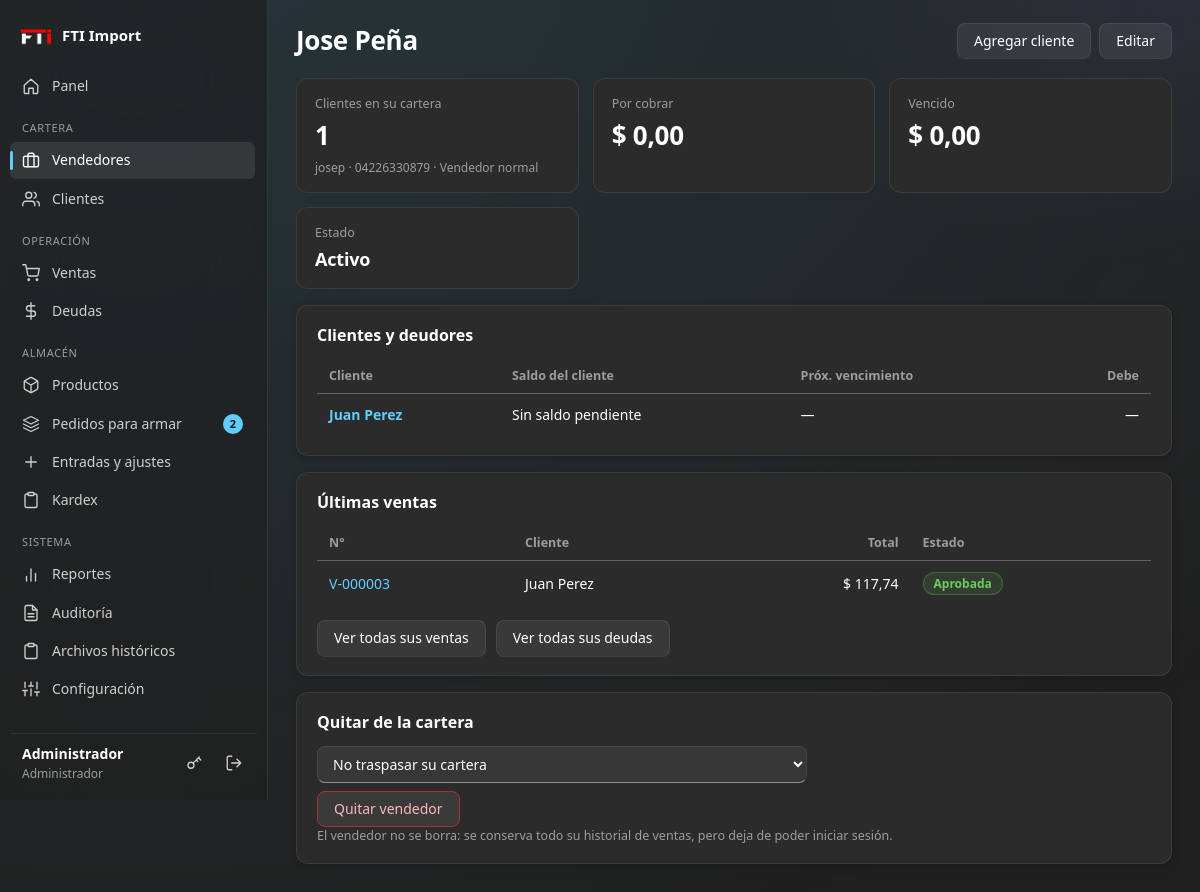
Screenshot of /vendedores/5 (signed in) with the database file from the repository.
### tables this page shows
CREATE TABLE configuracion (
    clave TEXT PRIMARY KEY,
    valor TEXT
);

CREATE TABLE usuarios (
    id         INTEGER PRIMARY KEY AUTOINCREMENT,
    usuario    TEXT NOT NULL UNIQUE,
    nombre     TEXT NOT NULL,
    clave_hash TEXT NOT NULL,
    rol        TEXT NOT NULL CHECK (rol IN ('admin', 'vendedor')),
    telefono   TEXT DEFAULT '',
    email      TEXT DEFAULT '',
    activo     INTEGER NOT NULL DEFAULT 1,
    creado     TEXT NOT NULL,
    -- Tipo de vendedor: 'especial' elige detal/mayor y USD/Bs; 'normal' solo vende al mayor en USD.
    tipo_vendedor TEXT NOT NULL DEFAULT 'normal' CHECK (tipo_vendedor IN ('especial', 'normal'))
);

CREATE TABLE clientes (
    id                 INTEGER PRIMARY KEY AUTOINCREMENT,
    vendedor_id        INTEGER NOT NULL REFERENCES usuarios(id),
    nombre             TEXT NOT NULL,
    documento          TEXT DEFAULT '',
    telefono           TEXT DEFAULT '',
    direccion          TEXT DEFAULT '',
    tipo_pago          TEXT NOT NULL DEFAULT 'contado' CHECK (tipo_pago IN ('contado', 'credito')),
    dias_credito       INTEGER NOT NULL DEFAULT 0,
    limite_credito_usd REAL NOT NULL DEFAULT 0,      -- 0 = sin límite
    activo             INTEGER NOT NULL DEFAULT 1,
    creado             TEXT NOT NULL,
    -- Semáforo del cliente: solo el admin lo cambia; los vendedores solo lo ven. NULL = sin color.
    color              TEXT DEFAULT NULL CHECK (color IN ('verde', 'amarillo', 'rojo'))
);

CREATE TABLE "ventas" (
                    id INTEGER PRIMARY KEY AUTOINCREMENT,
                    numero TEXT,
                    fecha TEXT NOT NULL,
                    cliente_id INTEGER NOT NULL REFERENCES clientes(id),
                    vendedor_id INTEGER NOT NULL REFERENCES usuarios(id),
                    tipo_pago TEXT NOT NULL CHECK (tipo_pago IN ('contado', 'credito')),
                    dias_credito INTEGER NOT NULL DEFAULT 0,
                    moneda TEXT NOT NULL CHECK (moneda IN ('USD', 'VES')),
                    tasa REAL NOT NULL DEFAULT 1,
                    metodo_pago TEXT DEFAULT '',
                    subtotal REAL NOT NULL DEFAULT 0,
                    descuento REAL NOT NULL DEFAULT 0,
                    total REAL NOT NULL DEFAULT 0,
                    total_usd REAL NOT NULL DEFAULT 0,
                    estado TEXT NOT NULL DEFAULT 'pendiente'
                           CHECK (estado IN ('pendiente', 'aprobada', 'rechazada', 'anulada')),
                    pagada INTEGER NOT NULL DEFAULT 0,
                    nota TEXT DEFAULT '',
                    aprobado_por INTEGER REFERENCES usuarios(id),
                    fecha_aprobacion TEXT,
                    motivo TEXT DEFAULT ''
                );

### routes/admin.py (the view)
@bp.route("/vendedores/<int:vid>")
@roles_required("admin")
def vendedor_detalle(vid):
    u = _vendedor_o_none(vid)
    if u is None:
        return redirect(url_for("admin.vendedores"))
    clientes = query(
        """SELECT c.*, COALESCE((SELECT SUM(saldo_usd) FROM v_deudas d WHERE d.cliente_id = c.id AND d.estado='activa'),0) AS deuda_usd,
                  (SELECT MIN(vencimiento) FROM v_deudas d WHERE d.cliente_id = c.id AND d.estado='activa' AND d.saldo_usd > 0.005) AS prox_venc
             FROM clientes c WHERE c.vendedor_id = ? AND c.activo = 1 ORDER BY deuda_usd DESC, c.nombre""", (vid,))
    ventas = query("""SELECT v.*, c.nombre AS cliente FROM ventas v JOIN clientes c ON c.id = v.cliente_id
                       WHERE v.vendedor_id = ? ORDER BY v.id DESC LIMIT 10""", (vid,))
    otros = query("SELECT id, nombre FROM usuarios WHERE rol='vendedor' AND activo=1 AND id != ? ORDER BY nombre", (vid,))
    totales = query(
        """SELECT COALESCE(SUM(saldo_usd),0) AS por_cobrar,
                  COALESCE(SUM(CASE WHEN vencimiento < ? THEN saldo_usd ELSE 0 END),0) AS vencido
             FROM v_deudas WHERE vendedor_id = ? AND estado='activa'""", (hoy(), vid), one=True)
    return render_template("admin/vendedor_detalle.html", u=u, clientes=clientes, ventas=ventas, otros=otros, tot=totales)

### templates/admin/vendedor_detalle.html (shortened to what this page needs)
{% extends 'base.html' %}
{% from '_macros.html' import estado_venta, tipo_pago_tag, color_cliente, tipo_vendedor_tag, cli_clase %}
{% block titulo %}{{ u.nombre }}{% endblock %}
{% block acciones %}
  <a class="btn" href="{{ url_for('clientes.nuevo') }}">Agregar cliente</a>
  <a class="btn" href="{{ url_for('admin.vendedor_editar', vid=u.id) }}">Editar</a>
{% endblock %}
{% block contenido %}
<section class="stats">
  <div class="stat"><span>Clientes en su cartera</span><b>{{ clientes|length }}</b><small>{{ u.usuario }} · {{ u.telefono or 'sin teléfono' }} · Vendedor {{ 'especial' if u.tipo_vendedor == 'especial' else 'normal' }}</small></div>
  <div class="stat {{ 'deuda-roja' if tot.por_cobrar > 0.005 }}"><span>Por cobrar</span><b>$ {{ tot.por_cobrar|num }}</b></div>
  <div class="stat {{ 'danger deuda-roja' if tot.vencido > 0.005 }}"><span>Vencido</span><b>$ {{ tot.vencido|num }}</b></div>
  <div class="stat"><span>Estado</span><b class="txt">{{ 'Activo' if u.activo else 'Fuera de la cartera' }}</b></div>
</section>
<section class="card">
  <h2>Clientes y deudores</h2>
  {% if clientes %}
  <div class="table-wrap"><table class="stack">
    <thead><tr><th>Cliente</th><th>Saldo del cliente</th><th>Próx. vencimiento</th><th class="r">Debe</th></tr></thead>
    <tbody>{% for c in clientes %}
      <tr class="{{ cli_clase(c.color) }}"><td data-label="Cliente">{{ color_cliente(c.color) }}<a href="{{ url_for('clientes.detalle', cliente_id=c.id) }}"><b>{{ c.nombre }}</b></a></td>
          <td data-label="Saldo del cliente" class="{{ 'deuda-roja' if c.deuda_usd > 0.005 }}">{{ ("Debe $ " ~ (c.deuda_usd|num)) if c.deuda_usd > 0.005 else "Sin saldo pendiente" }}</td>
          <td data-label="Vence" class="{{ 'neg' if c.prox_venc and c.prox_venc < hoy }}">{{ c.prox_venc|fecha if c.prox_venc else '—' }}</td>
          <td data-label="Debe" class="r {{ 'deuda-roja' if c.deuda_usd > 0.005 }}">{{ '$ ' ~ (c.deuda_usd|num) if c.deuda_usd > 0.005 else '—' }}</td></tr>
    {% endfor %}</tbody></table></div>
  {% else %}<p class="muted">Este vendedor aún no tiene clientes.</p>{% endif %}
</section>
<section class="card">
  <h2>Últimas ventas</h2>
  {% if ventas %}
  <div class="table-wrap"><table class="stack">
    <thead><tr><th>N°</th><th>Cliente</th><th class="r">Total</th><th>Estado</th></tr></thead>
    <tbody>{% for v in ventas %}
      <tr><td data-label="N°"><a href="{{ url_for('ventas.detalle', venta_id=v.id) }}">{{ v.numero }}</a></td><td data-label="Cliente">{{ v.cliente }}</td>
          <td data-label="Total" class="r">{{ v.total|money(v.moneda) }}</td><td data-label="Estado">{{ estado_venta(v.estado) }}</td></tr>
    {% endfor %}</tbody></table></div>
  {% else %}<p class="muted">Sin ventas todavía.</p>{% endif %}
  <div class="actions"><a class="btn" href="{{ url_for('ventas.lista', vendedor=u.id) }}">Ver todas sus ventas</a> <a class="btn" href="{{ url_for('deudas.lista', vendedor=u.id) }}">Ver todas sus deudas</a></div>
</section>
<section class="card">
  <h2>{{ 'Quitar de la cartera' if u.activo else 'Reactivar' }}</h2>
  <form method="post" action="{{ url_for('admin.vendedor_estado', vid=u.id) }}" class="inline-form"
        onsubmit="return confirm('{{ 'Quitar a este vendedor de tu cartera?' if u.activo else 'Reactivar vendedor?' }}');">
    {% if u.activo %}
      <select name="destino"><option value="">No traspasar su cartera</option>
        {% for o in otros %}<option value="{{ o.id }}">Traspasar clientes y deudas a {{ o.nombre }}</option>{% endfor %}</select>
      <button class="btn danger">Quitar vendedor</button>
    {% else %}<button class="btn primary">Reactivar vendedor</button>{% endif %}
  </form>
  <p class="hint">El vendedor no se borra: se conserva todo su historial de ventas, pero deja de poder iniciar sesión.</p>
</section>
{% endblock %}

### templates/base.html (shortened to what this page needs)
{% from '_macros.html' import ico, flashes %}
<!doctype html>
<html lang="es">
<head>
  <link rel="stylesheet" href="{{ url_for('static', filename='css/style.css') }}">
</head>
<body>
{% if g.user %}
  {% set ep = request.endpoint or '' %}
  <div class="shell">
    <aside class="sidebar">
<div class="brand">
    <span class="brand-logo">
        <img src="{{ url_for('static', filename='logo.png') }}"
             alt="Logo de la empresa"
             class="logo-empresa">
    </span>
    <span class="brand-name">{{ empresa }}</span>
</div>      <nav class="nav">
        <a href="{{ url_for('panel.inicio') }}" class="{{ 'on' if ep == 'panel.inicio' }}">{{ ico('home') }}<span>Panel</span></a>
        {% if g.user.rol == 'admin' %}
          <div class="nav-group">Cartera</div>
          <a href="{{ url_for('admin.vendedores') }}" class="{{ 'on' if ep.startswith('admin.vendedor') }}">{{ ico('brief') }}<span>Vendedores</span></a>
          <a href="{{ url_for('clientes.lista') }}" class="{{ 'on' if ep.startswith('clientes.') }}">{{ ico('users') }}<span>Clientes</span></a>
          <div class="nav-group">Operación</div>
          <a href="{{ url_for('ventas.lista') }}" class="{{ 'on' if ep.startswith('ventas.') }}">{{ ico('cart') }}<span>Ventas</span>{% if n_pendientes %}<b class="pill">{{ n_pendientes }}</b>{% endif %}</a>
          <a href="{{ url_for('deudas.lista') }}" class="{{ 'on' if ep.startswith('deudas.') }}">{{ ico('dollar') }}<span>Deudas</span></a>
          <div class="nav-group">Almacén</div>
          <a href="{{ url_for('catalogo.productos') }}" class="{{ 'on' if ep in ('catalogo.productos','catalogo.producto_nuevo','catalogo.producto_editar','catalogo.categorias') }}">{{ ico('box') }}<span>Productos</span></a>
          <a href="{{ url_for('armados.lista') }}" class="{{ 'on' if ep.startswith('armados.') }}">{{ ico('layers') }}<span>Pedidos para armar</span>{% if n_por_armar %}<b class="pill" title="Pedidos pendientes o sin asignar">{{ n_por_armar }}</b>{% endif %}</a>
          <a href="{{ url_for('catalogo.movimiento') }}" class="{{ 'on' if ep == 'catalogo.movimiento' }}">{{ ico('plus') }}<span>Entradas y ajustes</span></a>
          <a href="{{ url_for('catalogo.kardex') }}" class="{{ 'on' if ep == 'catalogo.kardex' }}">{{ ico('clip') }}<span>Kardex</span></a>
          <div class="nav-group">Sistema</div>
          <a href="{{ url_for('admin.reportes') }}" class="{{ 'on' if ep == 'admin.reportes' }}">{{ ico('chart') }}<span>Reportes</span></a>
          <a href="{{ url_for('admin.auditoria') }}" class="{{ 'on' if ep == 'admin.auditoria' }}">{{ ico('file') }}<span>Auditoría</span></a>
          <a href="{{ url_for('admin.historiales') }}" class="{{ 'on' if ep.startswith('admin.historial') }}">{{ ico('clip') }}<span>Archivos históricos</span></a>
          <a href="{{ url_for('admin.configuracion') }}" class="{{ 'on' if ep == 'admin.configuracion' }}">{{ ico('sliders') }}<span>Configuración</span></a>
        {% endif %}
      </nav>
      <div class="user-box">
        <div class="user-info"><b>{{ g.user.nombre }}</b><small>{{ 'Administrador' if g.user.rol == 'admin' else ('Vendedor especial' if g.user.tipo_vendedor == 'especial' else 'Vendedor') }}</small></div>
        <a class="icon-btn" href="{{ url_for('auth.cuenta') }}" title="Cambiar clave">{{ ico('key') }}</a>
        <form method="post" action="{{ url_for('auth.logout') }}">{{ csrf_field() }}<button class="icon-btn" title="Cerrar sesión">{{ ico('logout') }}</button></form>
      </div>
    </aside>
    <main class="content">
      <header class="topbar">
        <h1>{% block titulo %}{% endblock %}</h1>
        <div class="topbar-right">{% block acciones %}{% endblock %}</div>
      </header>
      {% block contenido %}{% endblock %}
    </main>
  </div>
{% else %}
  <main class="auth">{{ flashes() }}{{ self.contenido() }}</main>
{% endif %}
</body>
</html>

### templates/_macros.html (shortened to what this page needs)
{% macro ico(n) -%}
<svg class="ico" viewBox="0 0 24 24" fill="none" stroke="currentColor" stroke-width="1.8" stroke-linecap="round" stroke-linejoin="round" aria-hidden="true">
{%- if n == 'home' %}<path d="M3 11l9-8 9 8v10a1 1 0 0 1-1 1h-5v-7H9v7H4a1 1 0 0 1-1-1z"/>
{%- elif n == 'users' %}<path d="M17 21v-2a4 4 0 0 0-4-4H5a4 4 0 0 0-4 4v2"/><circle cx="9" cy="7" r="4"/><path d="M23 21v-2a4 4 0 0 0-3-3.87M16 3.13a4 4 0 0 1 0 7.75"/>
{%- elif n == 'box' %}<path d="M21 16V8a2 2 0 0 0-1-1.73l-7-4a2 2 0 0 0-2 0l-7 4A2 2 0 0 0 3 8v8a2 2 0 0 0 1 1.73l7 4a2 2 0 0 0 2 0l7-4A2 2 0 0 0 21 16z"/><path d="M3.27 6.96L12 12.01l8.73-5.05M12 22.08V12"/>
{%- elif n == 'cart' %}<circle cx="9" cy="21" r="1"/><circle cx="20" cy="21" r="1"/><path d="M1 1h4l2.68 13.39a2 2 0 0 0 2 1.61h9.72a2 2 0 0 0 2-1.61L23 6H6"/>
{%- elif n == 'dollar' %}<path d="M12 1v22M17 5H9.5a3.5 3.5 0 0 0 0 7h5a3.5 3.5 0 0 1 0 7H6"/>
{%- elif n == 'brief' %}<rect x="2" y="7" width="20" height="14" rx="2"/><path d="M16 21V5a2 2 0 0 0-2-2h-4a2 2 0 0 0-2 2v16"/>
{%- elif n == 'chart' %}<path d="M18 20V10M12 20V4M6 20v-6"/>
{%- elif n == 'sliders' %}<path d="M4 21v-7M4 10V3M12 21v-9M12 8V3M20 21v-5M20 12V3M1 14h6M9 8h6M17 16h6"/>
{%- elif n == 'clip' %}<path d="M16 4h2a2 2 0 0 1 2 2v14a2 2 0 0 1-2 2H6a2 2 0 0 1-2-2V6a2 2 0 0 1 2-2h2"/><rect x="8" y="2" width="8" height="4" rx="1"/>
{%- elif n == 'tag' %}<path d="M20.59 13.41l-7.17 7.17a2 2 0 0 1-2.83 0L2 12V2h10l8.59 8.59a2 2 0 0 1 0 2.82z"/><circle cx="7" cy="7" r="1"/>
{%- elif n == 'layers' %}<path d="M12 2L2 7l10 5 10-5-10-5zM2 17l10 5 10-5M2 12l10 5 10-5"/>
{%- elif n == 'logout' %}<path d="M9 21H5a2 2 0 0 1-2-2V5a2 2 0 0 1 2-2h4M16 17l5-5-5-5M21 12H9"/>
{%- elif n == 'plus' %}<path d="M12 5v14M5 12h14"/>
{%- elif n == 'key' %}<circle cx="8" cy="15" r="4"/><path d="M10.85 12.15L19 4M18 5l3 3M15 8l2 2"/>
{%- elif n == 'file' %}<path d="M14 2H6a2 2 0 0 0-2 2v16a2 2 0 0 0 2 2h12a2 2 0 0 0 2-2V8z"/><path d="M14 2v6h6M16 13H8M16 17H8"/>
{%- endif -%}
</svg>
{%- endmacro %}
{% macro estado_venta(e) -%}
{%- set m = {'pendiente': ('warn', 'Pendiente'), 'aprobada': ('ok', 'Aprobada'), 'rechazada': ('bad', 'Rechazada'), 'anulada': ('mute', 'Anulada')} -%}
<span class="badge {{ m[e][0] }}">{{ m[e][1] }}</span>
{%- endmacro %}
{% macro cli_clase(c) -%}{{ 'cli-' ~ c if c else '' }}{%- endmacro %}

### rows the page displays
configuracion: valor "FTI Import"
usuarios: user.nombre "Administrador", rol "Administrador"
usuarios: nombre "Jose Peña", usuario "josep", telefono "04226330879", tipo_vendedor "normal", activo "Activo", activo "Quitar de la cartera"
clientes: nombre "Juan Perez", deuda_usd "Sin saldo pendiente", prox_venc|fecha "—", deuda_usd "—"
ventas: numero "V-000003", cliente "Juan Perez", total "$ 117,74", estado "Aprobada"

### other values shown
{{ n_por_armar }} "2"
{{ clientes|length }} "1"
{{ tot.por_cobrar|num }} "0,00"
{{ tot.vencido|num }} "0,00"
